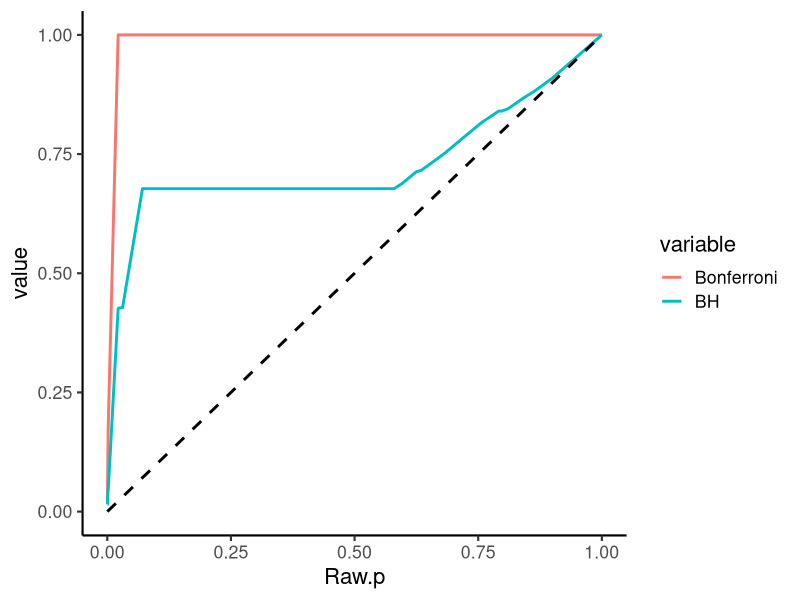

Recreate this plot in R.
# Read example data #----
df = read.csv("pvalues_input.csv", header=TRUE)
df = df[order(df$Raw.p),]

# Pvaule adjustment by bonferroni #----
df$Bonferroni = p.adjust(df$Raw.p, method = "bonferroni")
# fdr is Benjamini–Hochberg #----
df$BH = p.adjust(df$Raw.p, method = "fdr")  
df =df[,-1]

# plotting #----
library(reshape2)
md <- melt(df, id="Raw.p")
library(ggplot2)
ggplot(data=md, aes(x=Raw.p, y=value, color=variable)) + geom_line(size=1) +
  annotate('segment', x=0, xend=1, y=0, yend=1, size=1, lty=2, color='black') +
  theme_classic(base_size=16)



 